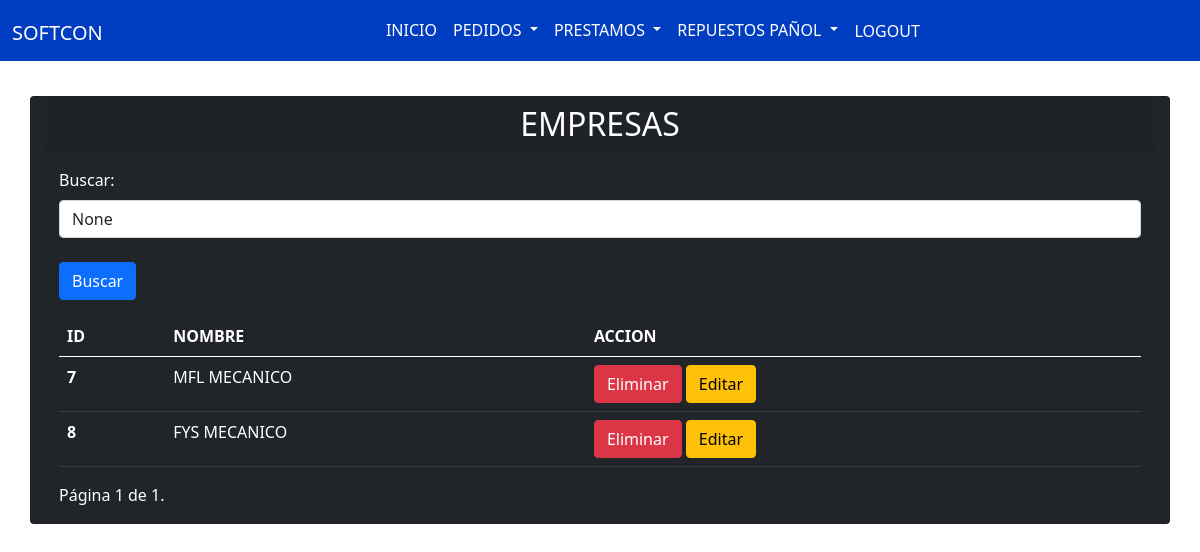
The page /lista_empresa/ (signed in) on the database as committed earlier.
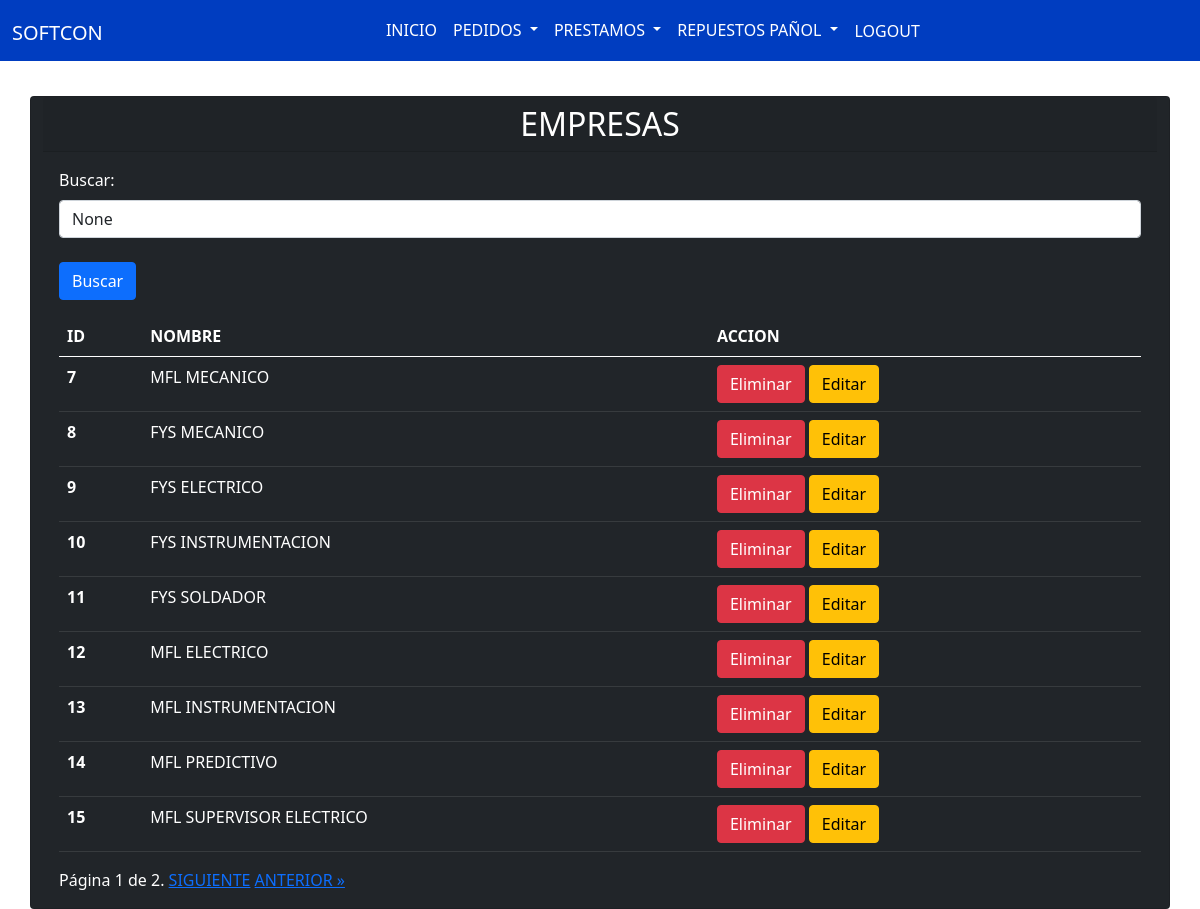
The same page on the database as committed later.
### app/models.py (models this page shows, shortened)
class Empresa(models.Model):
    nombre = models.CharField(max_length=100)

### app/views.py (the view)
# urls.py: path('lista_empresa/', lista_empresa, name='lista_empresa'),
@login_required
def lista_empresa(request):
    empresas_list = Empresa.objects.all()
    search_term = request.GET.get('buscar')
    if search_term:
        empresas_list = empresas_list.filter(Q(nombre__icontains=search_term))
    paginator = Paginator(empresas_list, 9)
    page = request.GET.get('page')
    try:
        empresas = paginator.page(page)
    except PageNotAnInteger:
        empresas = paginator.page(1)
    except EmptyPage:
        empresas = paginator.page(paginator.num_pages)
    return render(request, 'app/lista_empresa.html', {'empresas': empresas, 'search_term': search_term})

### app/templates/app/lista_empresa.html (shortened to what this page needs)
{% extends 'app/base.html' %}
{% block content %}
<br><br><br><br>
  <div class="container">
    <div class="row justify-content-center">
      <div class="card bg-dark text-white">
        <h2 class="card-header text-center">EMPRESAS</h2>
        <div class="card-body">
          <div class="mb-3">
            <form method="GET" action="{% url 'lista_empresa' %}">
                <label for="buscar" class="form-label">Buscar:</label>
                <input type="text" class="form-control" id="buscar" name="buscar" placeholder="Escribe para buscar..."
                    value="{{ search_term }}">
                    <br>
                <button type="submit" class="btn btn-primary">Buscar</button>
            </form>
          </div>
          <table class="table mx-auto table-dark" id="example">
            <thead>
              <tr>
                <th scope="col">ID</th>
                <th scope="col">NOMBRE</th>
                <th scope="col">ACCION</th>
              </tr>
            </thead>
            <tbody>
              {% for empresa in empresas %}
                <tr>
                  <th scope="row">{{ empresa.id }}</th>
                  <td>{{ empresa.nombre }}</td>
                  <td><a href="{% url 'eliminar' empresa.id %}" class="btn btn-danger">Eliminar</a>
                      <a href="{% url 'editar_empresa' empresa.id %}" class="btn btn-warning">Editar</a>
                  </td>
                </tr>
              {% endfor %}
            </tbody>
          </table>
          <div class="pagination">
            <span class="step-links">
                <span class="current">
                    Página {{ empresas.number }} de {{ empresas.paginator.num_pages }}.
                </span>
                {% if empresas.has_next %}
                    <a href="?page={{ empresas.next_page_number }}{% if search_term %}&buscar={{ search_term }}{% endif %}">SIGUIENTE</a>
                    <a href="?page={{ empresas.paginator.num_pages }}{% if search_term %}&buscar={{ search_term }}{% endif %}">ANTERIOR &raquo;</a>
                {% endif %}
            </span>
          </div>
        </div>
      </div>
    </div>
  </div>
{% endblock %}

### app/templates/app/base.html (shortened to what this page needs)
<!DOCTYPE html>
<html lang="en">
<head>
    <link href="https://cdn.jsdelivr.net/npm/bootstrap@5.0.2/dist/css/bootstrap.min.css" rel="stylesheet"
>
    <link rel="stylesheet" type="text/css"
        href="https://cdn.datatables.net/v/bs5/jq-3.6.0/jszip-2.5.0/dt-1.12.1/b-2.2.3/b-html5-2.2.3/b-print-2.2.3/datatables.min.css" />
    <link rel="stylesheet" type="text/css" href="https://cdn.datatables.net/1.11.5/css/jquery.dataTables.css">
    <link rel="stylesheet" type="text/css"
        href="https://cdn.datatables.net/buttons/2.0.1/css/buttons.dataTables.min.css">
    <link href="https://cdn.jsdelivr.net/npm/select2@4.1.0-rc.0/dist/css/select2.min.css" rel="stylesheet" />
</head>
<body>
    {% load static %}
    <nav class="navbar navbar-expand-lg navbar-light bg-custom fixed-top ">
        <div class="container-fluid mx-auto">
            <a class="navbar-brand" href="#">SOFTCON</a>
            <div class="collapse navbar-collapse justify-content-end" id="navbarNavDropdown">
                <ul class="navbar-nav mx-auto">
                    <li class="nav-item">
                        <a class="nav-link active" aria-current="page" href="{% url 'home' %}">INICIO</a>
                    </li>
                    <li class="nav-item dropdown">
                        <a class="nav-link dropdown-toggle" href="#" id="navbarDropdownMenuLink" role="button"
                            data-bs-toggle="dropdown" aria-expanded="false">
                            PEDIDOS
                        </a>
                    </li>
                    <li class="nav-item dropdown">
                        <a class="nav-link dropdown-toggle" href="#" id="navbarDropdownMenuLink" role="button"
                            data-bs-toggle="dropdown" aria-expanded="false">
                            PRESTAMOS
                        </a>
                    </li>
                    <li class="nav-item dropdown">
                        <a class="nav-link dropdown-toggle" href="#" id="navbarDropdownMenuLink" role="button"
                            data-bs-toggle="dropdown" aria-expanded="false">
                            REPUESTOS PAÑOL
                        </a>
                    </li>
                    <li class="nav-item">
                        <form method="post" action="{% url 'logout' %}">
                            <button type="submit" class="nav-link btn btn-link">LOGOUT</button>
                        </form>
                    </li>
                </ul>
            </div>
        </div>
    </nav>
    {% block content %}
    {% endblock %}
</body>
</html>

### app/templates/app/base.html (style rules this page uses)
.bg-custom { background-color: #003DC0 !important; }
.bg-custom .navbar-nav .nav-link { color: #FFFFFF; }
.bg-custom .navbar-nav .nav-link.active { color: #FFFFFF !important; }
.bg-custom .navbar-brand { color: #FFFFFF !important; margin-top: 5px; }

Rows that differ between the two databases and show on the page:
added Empresa: id "9", nombre "FYS ELECTRICO"
added Empresa: id "10", nombre "FYS INSTRUMENTACION"
added Empresa: id "11", nombre "FYS SOLDADOR"
added Empresa: id "12", nombre "MFL ELECTRICO"
added Empresa: id "13", nombre "MFL INSTRUMENTACION"
added Empresa: id "14", nombre "MFL PREDICTIVO"
added Empresa: id "15", nombre "MFL SUPERVISOR ELECTRICO"
Other text that changed with them:
{{ empresas.paginator.num_pages }}: "1" → "2"
text now shown: "SIGUIENTE ANTERIOR »"
